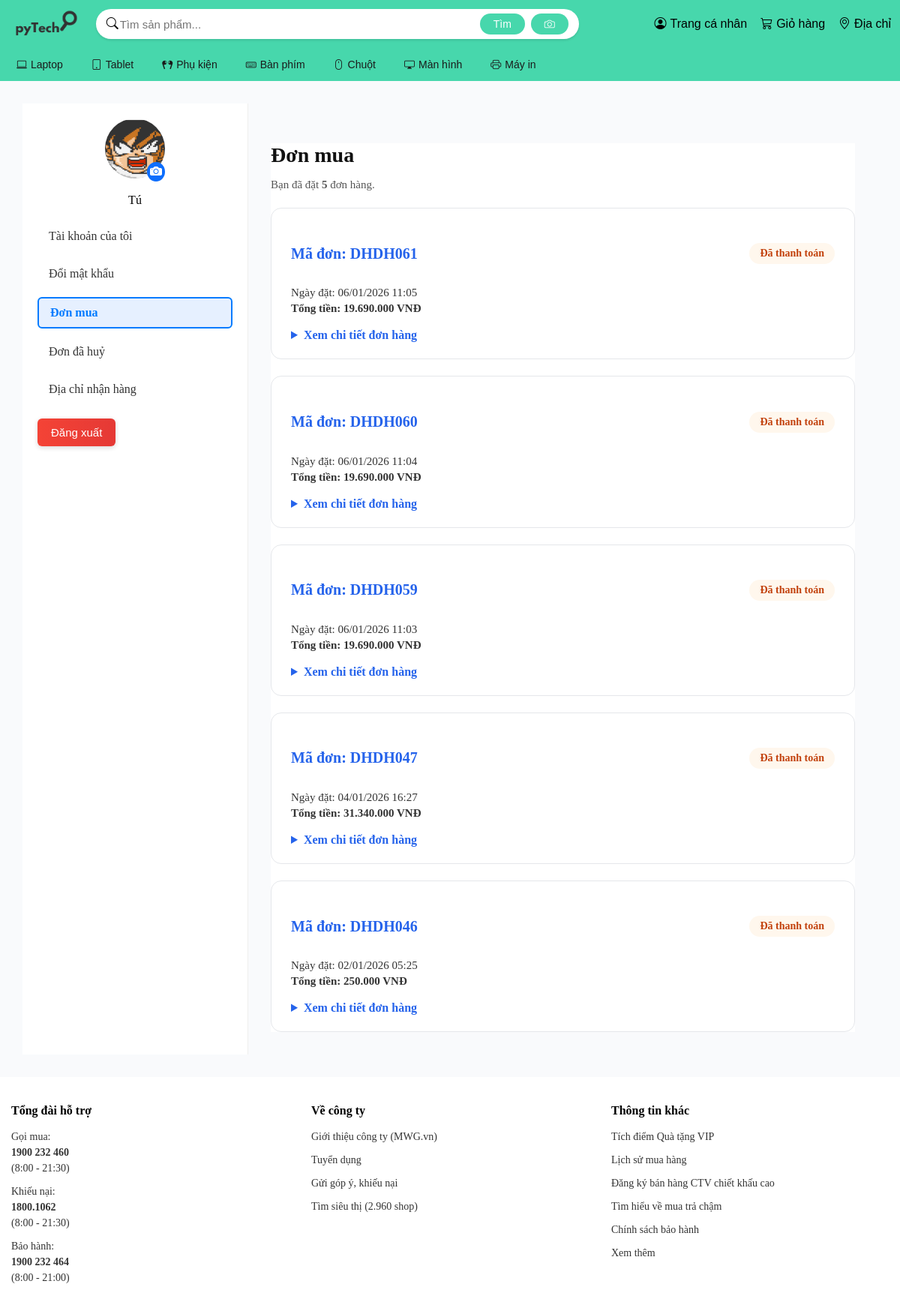
The page /accounts/profile/orders/ (signed in) on the database its author committed.
### accounts/models.py (models this page shows, shortened)
class Customer(models.Model):
    id = models.CharField(primary_key=True, verbose_name="ID")
    email = models.EmailField(verbose_name="Email", unique=True)
    password_hash = models.CharField(verbose_name="Passwork_hash", max_length=255)
    full_name = models.CharField(verbose_name="Họ và tên", max_length=255, null=True, blank=True)
    phone = models.CharField(verbose_name="Số điện thoại", max_length=20, null=True, blank=True)
    date_of_birth = models.DateField(verbose_name="Ngày sinh", null=True, blank=True)
    gender = models.CharField(verbose_name="Giới tính", max_length=10, null=True, blank=True)
    status = models.CharField(verbose_name="Trạng thái", default="Hoạt động")
    created_at = models.DateTimeField(verbose_name="Ngày tạo", auto_now_add=True, null=True)
    class Meta:
        verbose_name = "Khách hàng"
        verbose_name_plural = "Khách hàng"

### orders/models.py (models this page shows, shortened)
class Order(models.Model):
    id = models.CharField(primary_key=True, verbose_name="Mã đơn hàng")
    customer = models.ForeignKey('accounts.Customer', on_delete=models.CASCADE, verbose_name="Khách hàng")
    address = models.ForeignKey('accounts.Address' , null=True, blank=True, on_delete=models.SET_NULL, verbose_name="Mã địa chỉ")
    payment = models.ForeignKey(Payment, null=True, blank=True, on_delete=models.SET_NULL, verbose_name="Mã PTTT")
    order_date = models.DateTimeField(auto_now_add=True, verbose_name="Ngày tạo đơn")
    status = models.CharField(max_length=20, default='đang chờ xử lý', verbose_name="Trạng thái đơn hàng")
    total_amount = models.DecimalField(max_digits=12, decimal_places=0, verbose_name="Tổng tiền")
    shipping_cost = models.DecimalField(max_digits=12, decimal_places=2, default=0, verbose_name="Phí vận chuyển")
    note = models.TextField(null=True, blank=True, verbose_name="Ghi chú")
    pickup_store_id = models.ForeignKey('stores.Store', null=True, blank=True, on_delete=models.SET_NULL, verbose_name="Cửa hàng nhận hàng")
    promotion= models.ForeignKey(PromotionEvent,null=True,blank=True,on_delete=models.SET_NULL,related_name='orders',
        verbose_name="Sự kiện khuyến mãi"
    )
    class Meta:
        verbose_name = "Đơn hàng"
        verbose_name_plural = "Đơn hàng"
    def formatted_price(self):
        try:
            return f"{int(self.total_amount):,} VNĐ".replace(",", ".")
        except (ValueError, TypeError):
            return self.total_amount

### accounts/views.py (the view)
# urls.py: path("profile/orders/", profile_orders, name="profile_orders"),
def profile_orders(request):
    customer_id = request.session.get('customer_id')
    if not customer_id:
        return redirect('login')
    customer = Customer.objects.get(id=customer_id)
    orders = Order.objects.filter(
        customer=customer
    ).exclude(status="Đã huỷ").order_by('-order_date')
    cancelled_orders = Order.objects.filter(
        customer=customer,
        status="Đã huỷ"
    ).order_by('-order_date')
    for order in orders:
        order.items = OrderItem.objects.filter(order=order)
        order.shipping_info = Address.objects.filter(order=order).first()
    for order in cancelled_orders:
        order.items = OrderItem.objects.filter(order=order)
        order.shipping_info = Address.objects.filter(order=order).first()
    return render(request, 'accounts/profile.html', {
        'customer': customer,
        'orders': orders,
        'cancelled_orders': cancelled_orders,
        'order_count': orders.count(),
        'active_section': 'orders'
    })

### orders/models.py (called while the page is built)
    def formatted_price(self):
        try:
            return f"{int(self.unit_price):,} VNĐ".replace(",", ".")
        except (ValueError, TypeError):
            return self.unit_price

### accounts/templates/accounts/profile.html (shortened to what this page needs)
{% extends "userBase.html" %}
{% block head %}
{% load static %}
<link rel="stylesheet" href="{% static 'css/profile.css' %}">
<link rel="stylesheet" href="{% static 'css/orders.css' %}">
{% load humanize %}
{% endblock %}
{% block content %}
<body>
<div class="container-user">
    <aside class="sidebar">
        <div class="user-info">
            <div class="avatar-wrapper">
                <img src="{% static 'TechStore/media/avt/s.png' %}" class="avatar-img">
                <span class="avatar-camera"><i class="bi bi-camera-fill"></i></span>
            </div>
            <p class="username">{{ customer.full_name }}</p>
        </div>
        <nav class="menu">
            <ul>
                <li class="{% if active_section == 'profile' %}active{% endif %}">
                    <a href="{% url 'profile' %}">Tài khoản của tôi</a>
                </li>
                <li class="{% if active_section == 'password' %}active{% endif %}">
                    <a href="{% url 'profile_password' %}">Đổi mật khẩu</a>
                </li>
                <li class="{% if active_section == 'orders' %}active{% endif %}">
                    <a href="{% url 'profile_orders' %}">Đơn mua</a>
                </li>
        <li class="{% if active_section == 'cancelled_orders' %}active{% endif %}">
            <a href="{% url 'profile_cancelled_orders' %}">Đơn đã huỷ</a>
        </li>
                <li class="{% if active_section == 'address' %}active{% endif %}">
                    <a href="{% url 'profile_address' %}">Địa chỉ nhận hàng</a>
                </li>
            </ul>
        </nav>
        <div class="logout-section">
            <a href="{% url 'logout' %}">
                <button id="logoutBtn">Đăng xuất</button>
            </a>
        </div>
    </aside>
    <main class="content">
        <section class="section orders-section {% if active_section == 'orders' %}active{% endif %}">
            <div class="section-header">
                <h2>Đơn mua</h2>
                <p>Bạn đã đặt <strong>{{ order_count }}</strong> đơn hàng.</p>
            </div>
            {% for order in orders %}
            <div class="order-box">
                <div class="order-header">
                    <h4>Mã đơn: DH{{ order.id }}</h4>
                    <span class="order-status {{ order.status|lower }}">
                    {{ order.status }}
                </span>
                </div>
                <div class="order-info">
                    <p> Ngày đặt: {{ order.order_date|date:"d/m/Y H:i" }}</p>
                    <p class="order-total">
                        Tổng tiền: {{ order.formatted_price }}
                    </p>
                </div>
                <details class="order-details">
                    <summary> Xem chi tiết đơn hàng</summary>
                </details>
            </div>
            {% endfor %}
        </section>
    </main>
</div>
{% endblock %}

### static/css/profile.css (style rules this page uses)
.container-user { display: flex; min-height: 100vh; }
.sidebar { width: 260px; background: #fff; border-right: 1px solid #eee; padding: 20px; }
.user-info { text-align: center; margin-bottom: 20px; }
.avatar-wrapper { position: relative; display: inline-block; }
.avatar-img { width: 80px; height: 80px; border-radius: 50%; }
.avatar-camera { position: absolute; bottom: 0; right: 0; background: #0d6efd; color: #fff; padding: 4px; border-radius: 50%; cursor: pointer; }
.menu ul { list-style: none; padding: 0; }
.menu li { margin: 12px 0; }
.menu li.active a { font-weight: bold; color: #0d6efd; }
.content { flex: 1; padding: 30px; background: #f9fafc; }
.section { display: none; }
.section.active { display: block; }
.menu ul li { list-style: none; margin-bottom: 10px; }
.menu ul li a, .menu ul li .btn { display: block; padding: 10px 15px; border-radius: 6px; color: #333; text-decoration: none; transition: all 0.3s; }
.menu ul li.active a, .menu ul li.active .btn { border: 2px solid #007bff; background: #e6f0ff; color: #007bff; font-weight: 600; }
.logout-section { text-align: right; margin-top: 20px; }
#logoutBtn { background: linear-gradient(to right, #f44336, #e53935); color: #fff; border: none; padding: 10px 18px; font-size: 15px; font-weight: 500; border-radius: 6px; cursor: pointer; transition: background 0.3s ease, transform 0.2s ease; box-shadow: 0 2px 6px rgba(0,0,0,0.15); }

### static/css/orders.css (style rules this page uses)
.orders-section { background: #ffffff; font-family: inherit; }
.orders-section h2 { font-size: 28px; font-weight: 700; color: #111; margin-bottom: 6px; }
.orders-section p { font-size: 15px; color: #555; }
.order-box { background: #fff; border: 1px solid #e5e7eb; border-radius: 14px; padding: 22px 26px; margin-top: 22px; transition: all 0.25s ease; }
.order-header { display: flex; justify-content: space-between; align-items: center; }
.order-header h4 { font-size: 20px; font-weight: 700; color: #2563eb; }
.order-status { font-size: 14px; font-weight: 600; padding: 6px 14px; border-radius: 999px; background: #fff7ed; color: #c2410c; }
.order-info { margin-top: 6px; }
.order-info p { font-size: 15px; color: #333; margin: 4px 0; }
.order-total { font-size: 17px; font-weight: 700; color: #dc2626; margin-top: 8px; }
.order-details { margin-top: 18px; }
.order-details summary { font-size: 16px; font-weight: 600; color: #2563eb; cursor: pointer; }

### static/css/base.css (style rules this page uses)
html, body { height: 100%; margin: 0; padding: 0; }
.content { flex: 1; }

### static/css/header.css (style rules this page uses)
a { text-decoration: none; color: inherit; display: flex; }

### static/css/root.css (style rules this page uses)
:root { --primary-color: #47D7AC; --primary-font: Arial; --primary-text-color:#1A1A1A; }

### rows shown on the page
Customer: full_name "Tú"
Order: id "DH061", status "Đã thanh toán", order_date "06/01/2026 11:05", formatted_price "19.690.000 VNĐ"
Order: id "DH060", status "Đã thanh toán", order_date "06/01/2026 11:04", formatted_price "19.690.000 VNĐ"
Order: id "DH059", status "Đã thanh toán", order_date "06/01/2026 11:03", formatted_price "19.690.000 VNĐ"
Order: id "DH047", status "Đã thanh toán", order_date "04/01/2026 16:27", formatted_price "31.340.000 VNĐ"
Order: id "DH046", status "Đã thanh toán", order_date "02/01/2026 05:25", formatted_price "250.000 VNĐ"

### other values the page prints
{{ order_count }} "5"
